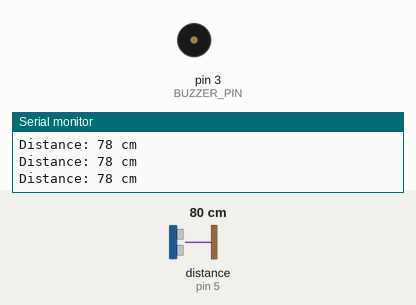
This sketch was run on a simulated Arduino Uno, built with avr-gcc and run on an emulated ATmega328P. Shown: buzzer (waves = sounding), the last lines printed to the serial monitor. Wiring (inferred from the names in the program): ultrasonic range finder: trigger pin 6; echo pin 5. Inputs (shaded band) come from the test bench; at power-on: distance to the obstacle (sensor on pin 5) 80 cm. The echo pulse lasts 58.3 µs per cm.

Above: at 1.3 s.
1.4 s: distance to the obstacle (sensor on pin 5) set to 13 cm
2.9 s: distance to the obstacle (sensor on pin 5) set to 10 cm
At 3.5 s:
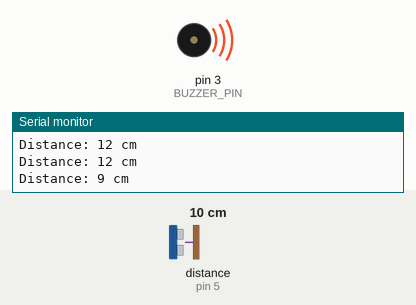
4.5 s: distance to the obstacle (sensor on pin 5) set to 120 cm
At 5.0 s:
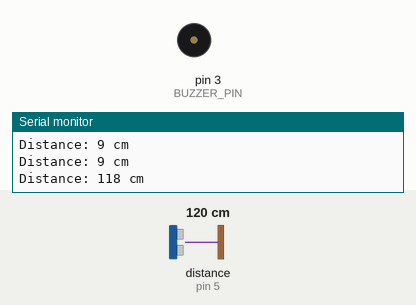
7.5 s: distance to the obstacle (sensor on pin 5) set to 2 cm
At 8.8 s:
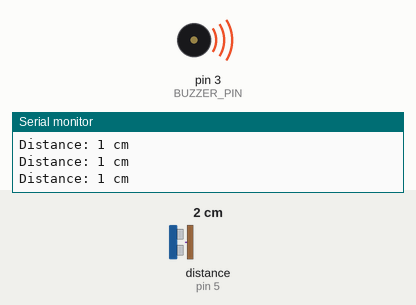
Timing chart, 0 to 10.5 s (numbered marks = the images above; inputs shaded):
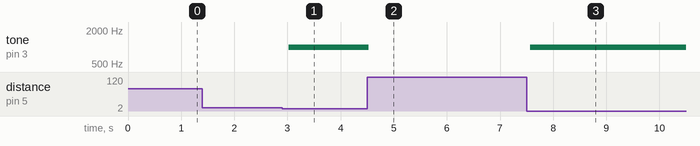

The sketch:

sketch_mar22a.ino
```cpp
const int TRIG_PIN = 6;   // Trigger pin of HC-SR04
const int ECHO_PIN = 5;   // Echo pin of HC-SR04
const int BUZZER_PIN = 3; // Buzzer pin

void setup() {
  pinMode(TRIG_PIN, OUTPUT);
  pinMode(ECHO_PIN, INPUT);
  pinMode(BUZZER_PIN, OUTPUT);
  Serial.begin(9600); // Initialize serial monitor
}

void loop() {
  long duration;
  int distance;

  // Send a short pulse to trigger the sensor
  digitalWrite(TRIG_PIN, LOW);
  delayMicroseconds(2);
  digitalWrite(TRIG_PIN, HIGH);
  delayMicroseconds(10);
  digitalWrite(TRIG_PIN, LOW);

  // Read the echo response
  duration = pulseIn(ECHO_PIN, HIGH);
  distance = duration * 0.034 / 2; // Convert time to distance in cm

  Serial.print("Distance: ");
  Serial.print(distance);
  Serial.println(" cm");

  if (distance > 0 && distance <= 10) { // If object is within 10 cm
    tone(BUZZER_PIN, 1000); // Beep at 1kHz
  } else {
    noTone(BUZZER_PIN); // Stop buzzing
  }

  delay(500); // Small delay before next measurement
}
```

Measured:
- the behaviour switches between 12 and 11 cm on distance to the obstacle (sensor on pin 5) (found by bisection; images 0 and 1)
- after the input at 2.9 s, tone on pin 3 (BUZZER_PIN): silent → 1000 Hz after 0.12 s
- after the input at 4.5 s, tone on pin 3 (BUZZER_PIN): 1000 Hz → silent at once
- after the input at 7.5 s, tone on pin 3 (BUZZER_PIN): silent → 1000 Hz after 0.07 s
